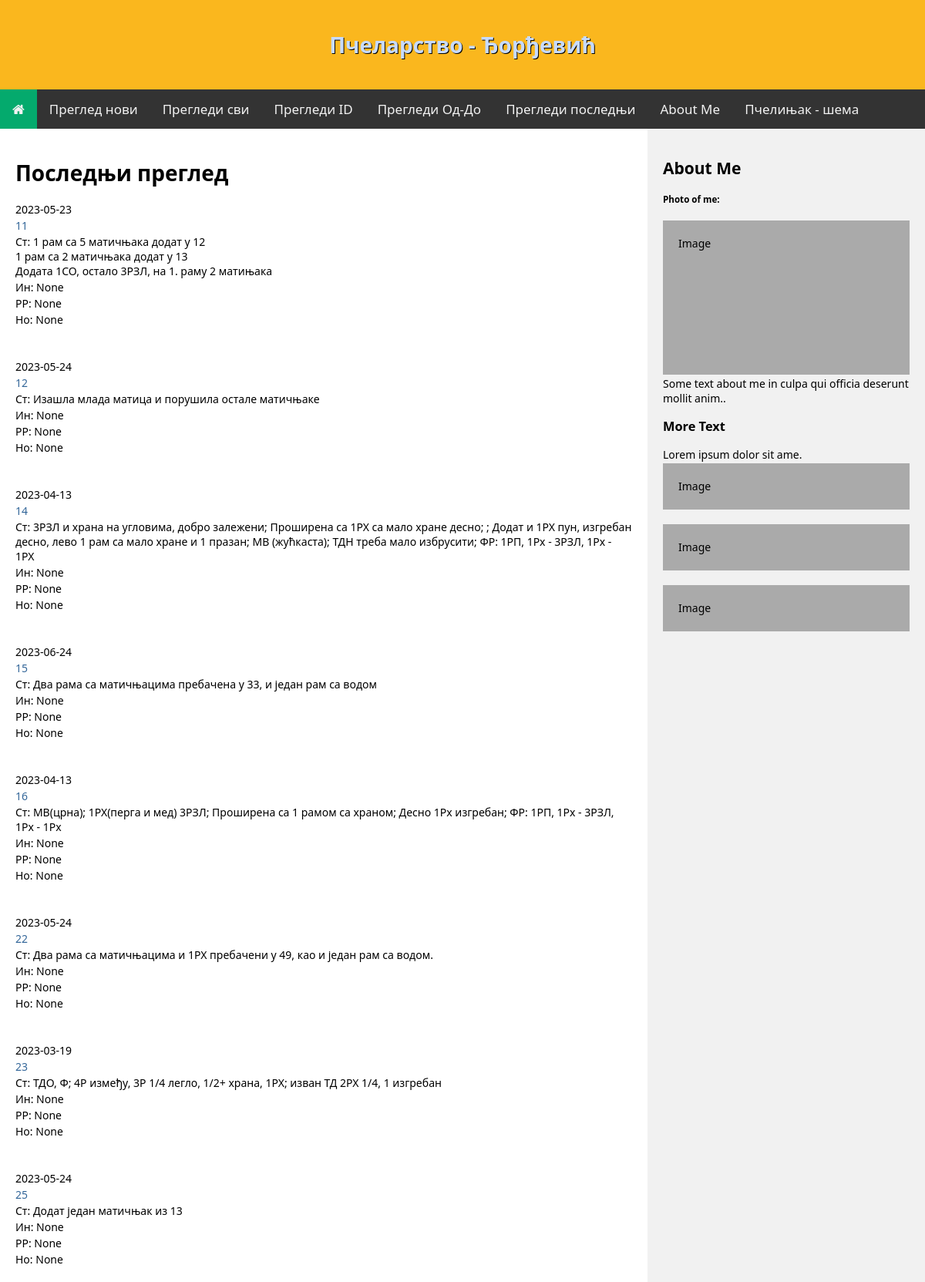
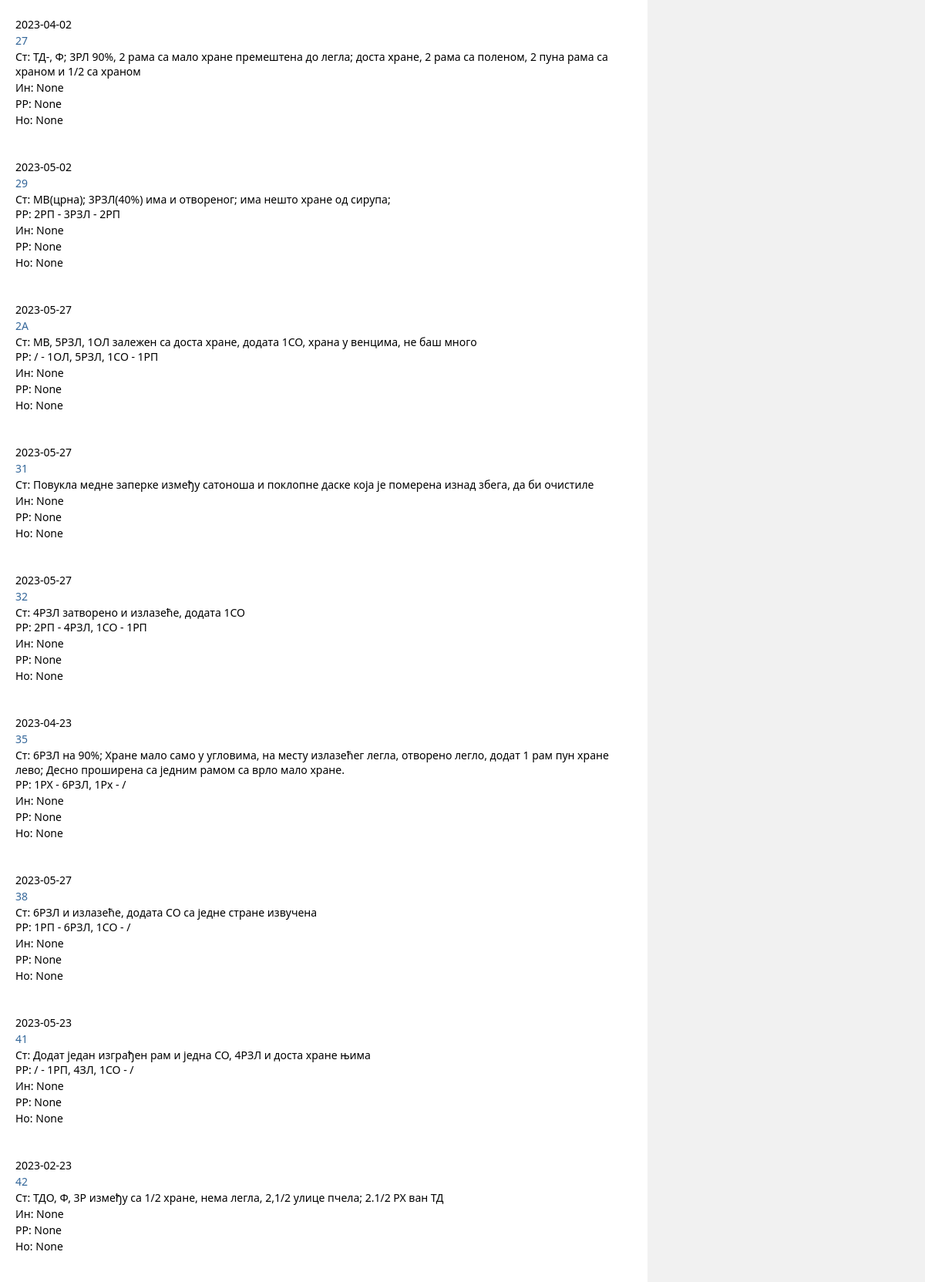
Screenshot of /inspect_last (upper part) with the database file from the repository (2 pictures, top to bottom).
### tables this page shows
CREATE TABLE inspect (id INTEGER PRIMARY KEY ASC AUTOINCREMENT NOT NULL, hive_id TEXT (2) NOT NULL, date DATE NOT NULL, state VARCHAR (255), interv VARCHAR (255), frames VARCHAR (127), note VARCHAR (255));

### app.py (the view)
@app.route("/inspect_last")
def inspect_last():
    db = os.path.join(app.root_path, 'pcelinjak.db')
    con = sqlite3.connect(db)
    cur = con.cursor()
    sql="""
    SELECT I.hive_id, I.date, I.state, I.interv, I.frames, I.note
    FROM inspect AS I
    JOIN
    (
        SELECT hive_id, MAX(date) ldate
        FROM inspect
        GROUP BY hive_id
    ) as M
    ON I.hive_id = M.hive_id AND I.date = M.ldate
    ORDER BY    I.hive_id
    """
    cur.execute(sql)
    rew=cur.fetchall()
    con.close()
    nasl="Последњи преглед"
    return render_template("inspect_last.html", naslov=nasl, review=rew)

### templates/inspect_last.html
{% extends 'template.html' %}
{% block content %}
{% autoescape off %}
  {% if naslov %}
    <h1>{{naslov}}</h1>
  {% endif%}
	{% for (date, hive_id, state, interv, frames, note) in review %}
		<p>{{ hive_id }}</p>
		<p style="color: #336699">{{ date }}</p>
    <p>Ст: {{ state }}</p>
    <p>Ин: {{ interv }}</p>
    <p>РР: {{ frames }}</p>
    <p>Но: {{ note }}</p>
		<br />
    <br />
	{% endfor %}
{% endautoescape %}
{% endblock content %}

### static/css/style.css (style rules this page uses)
* { box-sizing: border-box; }
body { margin: 0; font-family: 'Segoe UI', Tahoma, Geneva, Verdana, sans-serif; font-size: 14px; }
p { margin-top: 2px; margin-bottom: 2px; }

### rows the page displays
inspect: date "2023-05-24", hive "12", state "Изашла млада матица и порушила остале матичњаке", interv "None", frames "None", note "None"
inspect: date "2023-04-13", hive "14", state "3РЗЛ и храна на угловима, добро залежени; Проширена са 1РХ са мало хране десно; ; Додат и 1РХ пун, изгребан десно, лево 1 рам са мало хране и 1 празан; МВ (жућкаста); ТДН треба мало избрусити; ФР: 1РП, 1Рх - 3РЗЛ, 1Рх - 1РХ", interv "None", frames "None", note "None"
inspect: date "2023-06-24", hive "15", state "Два рама са матичњацима пребачена у 33, и један рам са водом", interv "None", frames "None", note "None"
inspect: date "2023-04-13", hive "16", state "МВ(црна); 1РХ(перга и мед) 3РЗЛ; Проширена са 1 рамом са храном; Десно 1Рх изгребан; ФР: 1РП, 1Рх - 3РЗЛ, 1Рх - 1Рх", interv "None", frames "None", note "None"
inspect: date "2023-05-24", hive "22", state "Два рама са матичњацима и 1РХ пребачени у 49, као и један рам са водом.", interv "None", frames "None", note "None"
inspect: date "2023-03-19", hive "23", state "ТДО, Ф; 4Р између, 3Р 1/4 легло, 1/2+ храна, 1РХ; изван ТД 2РХ 1/4, 1 изгребан", interv "None", frames "None", note "None"
inspect: date "2023-05-24", hive "25", state "Додат један матичњак из 13", interv "None", frames "None", note "None"
inspect: date "2023-04-02", hive "27", state "ТД-, Ф; 3РЛ 90%, 2 рама са мало хране премештена до легла; доста хране, 2 рама са поленом, 2 пуна рама са храном и 1/2 са храном", interv "None", frames "None", note "None"
inspect: date "2023-05-27", hive "31", state "Повукла медне заперке између сатоноша и поклопне даске која је померена изнад збега, да би очистиле", interv "None", frames "None", note "None"
inspect: date "2023-02-23", hive "42", state "ТДО, Ф, 3Р између са 1/2 хране, нема легла, 2,1/2 улице пчела; 2.1/2 РХ ван ТД", interv "None", frames "None", note "None"

### other values shown
{{ naslov }} "Последњи преглед"
{{ hive_id }} "2023-05-23" "2023-05-02" "2023-05-27" "2023-05-27" "2023-04-23" "2023-05-27" "2023-05-23"
{{ date }} "11" "29" "2A" "32" "35" "38" "41"
{{ state }} "1 рам са 5 матичњака додат у 12 1 рам са 2 матичњака додат у 13 Додата 1СО, остало 3РЗЛ, на 1. раму 2 матињака" "МВ(црна); 3РЗЛ(40%) има и отвореног; има нешто хране од сирупа; РР: 2РП - 3РЗЛ - 2РП" "МВ, 5РЗЛ, 1ОЛ залежен са доста хране, додата 1СО, храна у венцима, не баш много РР: / - 1ОЛ, 5РЗЛ, 1СО - 1РП" "4РЗЛ затворено и излазеће, додата 1СО РР: 2РП - 4РЗЛ, 1СО - 1РП" "6РЗЛ на 90%; Хране мало само у угловима, на месту излазећег легла, отворено легло, додат 1 рам пун хране лево; Десно проширена са једним рамом са врло мало хране. РР: 1РХ - 6РЗЛ, 1Рх - /" "6РЗЛ и излазеће, додата СО са једне стране извучена РР: 1РП - 6РЗЛ, 1СО - /" "Додат један изграђен рам и једна СО, 4РЗЛ и доста хране њима РР: / - 1РП, 4ЗЛ, 1СО - /"
{{ interv }} "None" "None" "None" "None" "None" "None" "None"
{{ frames }} "None" "None" "None" "None" "None" "None" "None"
{{ note }} "None" "None" "None" "None" "None" "None" "None"
